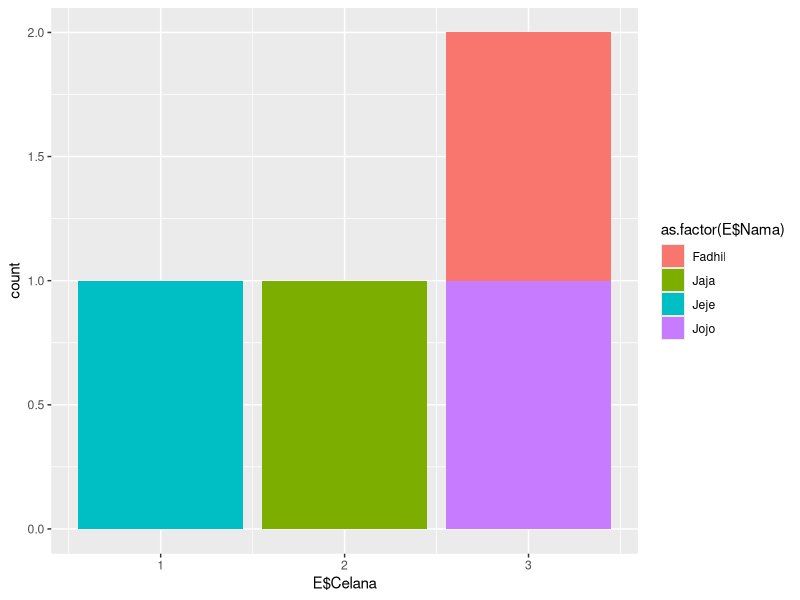
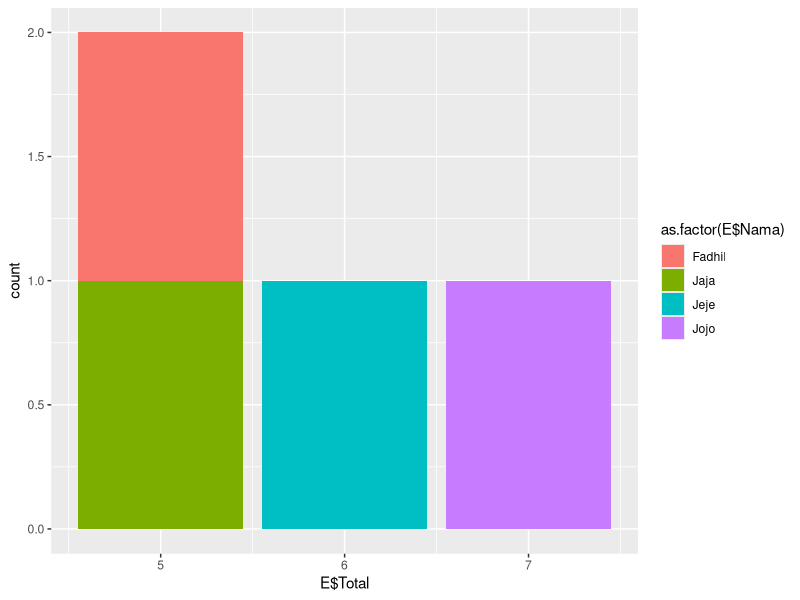

These charts were generated, in order, by the following R code:
## ---- chunk 1
#Operasi Matematika
#Penjumlahan dan pengurangan
10+2-3
#Operasi perkalian dan pembagian
10/2*5
#Nilai eksponensial
exp(10)
#Nilai Logaritma natural
log(15)
#Nilai Logaritma
log(100,2)
#Nilai mutlak
abs(15)
#Nilai akar
sqrt(15)
#Nilai pangkat
5^2
#Nilai faktorial
factorial(18)
## ---- chunk 2
#membuat data frame vektor
A <- c(3,2,3,4)
#Mengubah isi data frame vektor
A[c(1,2,4)]<-c(2,3,5)
names(A)<-c('baju','sepatu','celana','jaket')
summary(A)
A+c(2,4,5,6)
## ---- chunk 3
#tambah baris data frame
library(readxl)
B <- read_excel('coba.xlsx', sheet = 'Sheet1')
#operasi matematika di data frame
B$Total=B$Baju+B$Celana
A=data.frame(Nama=('Fadhil'), Baju=(2), Celana=(3))
A$Total=A$Baju+A$Celana
E=rbind(B,A)
modus <- function(x) {
ux <- unique(x)
ux[which.max(tabulate(match(x, ux)))]
}
modus(E$Total)
median(E$Total)
## ---- chunk 4
#grafik
library(ggplot2)
Baju <- ggplot(data=E)+geom_bar(mapping=aes(E$'Baju',fill=as.factor(E$Nama)))
ggplot(data=E)+geom_bar(mapping=aes(E$'Celana',fill=as.factor(E$Nama)))
ggplot(data=E)+geom_bar(mapping=aes(E$'Total',fill=as.factor(E$Nama)))
